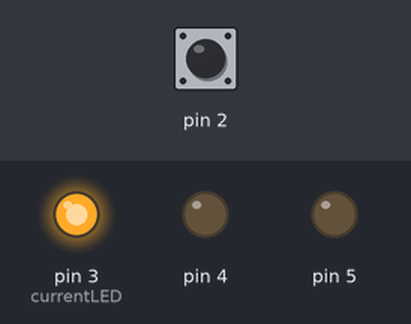
Simulated run of this sketch. Board: Arduino Uno, built with avr-gcc and run on an emulated ATmega328P. On the bench: output pins drawn as LEDs (lit = HIGH). Dashed ring = blinking. The test bench sets the inputs (shaded band); at power-on: pin 2 LOW.

Above: at 1.2 s.
1.3 s: pin 2 driven HIGH
At 2.3 s:
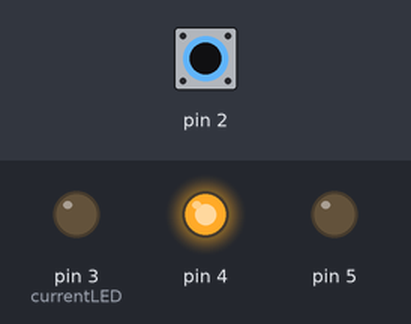
2.8 s: pin 2 pulsed LOW 5 times (0.12 s each, 0.3 s apart)
At 3.07 s:
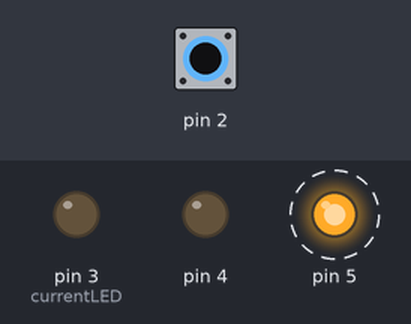
Timing chart, 0 to 5.8 s (numbered marks = the images above; inputs shaded):
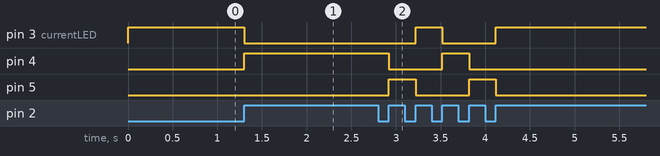

The sketch:

led_changer.ino
```cpp
/*
  Led Changer

  Press the button to light up next LED
*/

int switchState = 0;
int currentLED = 3;
int buttonActive = 1;

void setup() {
  pinMode(2, INPUT);
  pinMode(3, OUTPUT);
  pinMode(4, OUTPUT);
  pinMode(5, OUTPUT);
}

void loop() {
  switchState = digitalRead(2);

  if(switchState == HIGH) {
    if(buttonActive == 1) {
      buttonActive = 0;
      resetLEDs();
      nextLED();
    }
  }
  else {
    buttonActive = 1;
  }

  ligthUpCurrentLED();
}

void resetLEDs(){
  digitalWrite(3, LOW);
  digitalWrite(4, LOW);
  digitalWrite(5, LOW);
}

void ligthUpCurrentLED() {
  digitalWrite(currentLED, HIGH);
}

int nextLED() {
  if(currentLED >= 5) {
    currentLED = 3;
  } else {
    currentLED += 1;
  }
  return currentLED;
}
```

Measured:
- after the input at 1.3 s, pin 3 (currentLED): HIGH → LOW at once; pin 4: LOW → HIGH at once
- after the input at 2.8 s, pin 3 (currentLED): LOW → HIGH after 0.42 s, → LOW 0.30 s later, → HIGH 0.60 s later; pin 4: HIGH → LOW after 0.12 s, → HIGH 0.60 s later, → LOW 0.30 s later; pin 5: alternates HIGH for 0.30 s and LOW for 0.60 s, 4 changes in all, then stays LOW, starting after 0.12 s
